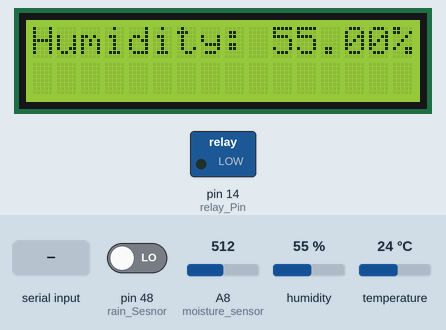
Bench run of a sketch on a simulated Arduino Mega 2560, built with avr-gcc and run on an emulated ATmega2560. Shown: 16×2 character LCD, switched loads named in the sketch (green lamp = pin HIGH). The inputs (shaded band) are chosen by the test bench; at power-on: humidity 55 %, A8 (moisture_sensor) = 512, temperature 24 °C, pin 48 (rain_Sesnor) LOW. What the sketch prints to the serial monitor is not drawn.

Above: at 4.7 s.
4.8 s: "1" received over Serial
At 24.5 s:
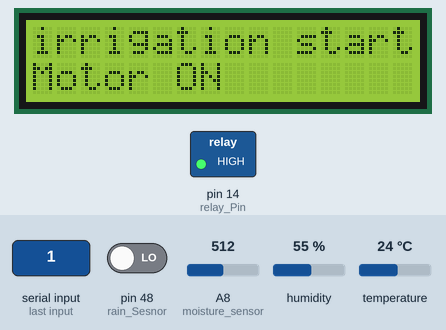
25.2 s: humidity set to 22 %
At 29.4 s:
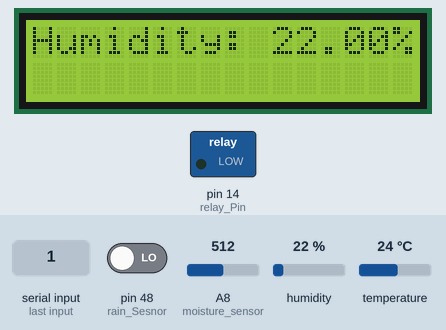
30.2 s: A8 (moisture_sensor) set to 716
At 39.8 s:
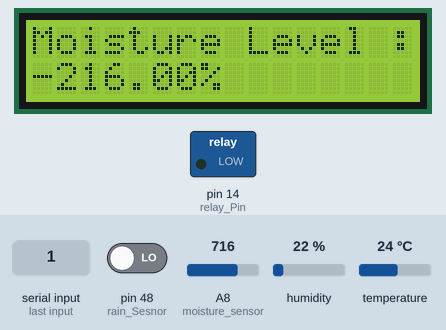
50.3 s: temperature set to 12 °C
At 59.7 s:
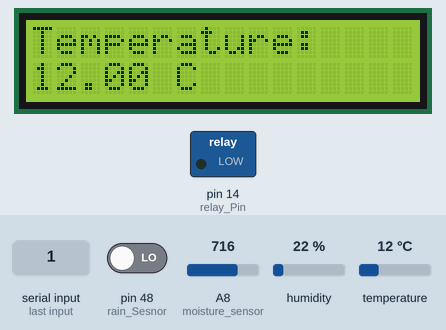
65.4 s: humidity set to 40 %
At 79.6 s:
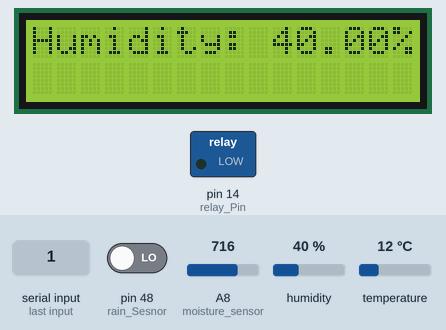
Timing chart, 0 to 81.1 s (numbered marks = the images above; inputs shaded):
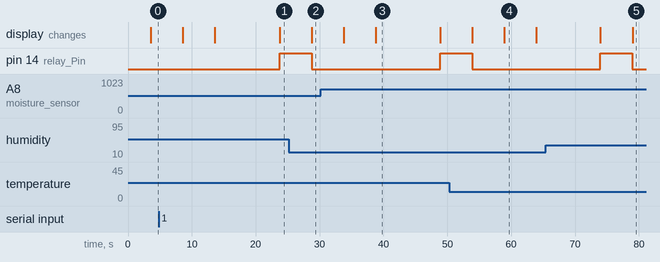

Measured:
- after the input at 4.8 s, pin 14 (relay_Pin): LOW → HIGH after 19.0 s; the display: first differs from a run without the input after 19.0 s (image 1)
- after the input at 25.2 s, the display: changes after 3.6 s (image 2)
- what the display in image 3 shows lasts 10.1 s, from 38.8 s to 48.9 s
- what the display in image 4 shows lasts 5.0 s, from 58.9 s to 63.9 s

The sketch:

main-mega.ino
```cpp
#include <LiquidCrystal.h>
#include "DHT.h"
#include <ArduinoJson.h>

LiquidCrystal lcd(8, 9, 4, 5, 6, 7);
//constants
const String serial_number = "txt-tdt";
const int relay_Pin = 14;
const int DHT11_Sesnor = 52;
const int rain_Sesnor = 48;
const int low_threshold = 35;
const int high_threshold = 80;

const int moisture_sensor = A8;

const int AirValue = 510;  // This is the value of your sensor when you place it in the open air
const int WaterValue = 415;

//variables
int irrigationAction = -1, wait_for=100;
float humudity_value, temprature_value, moisture_sensor_value, rain_sensor_value, percent = 0;


#define DHTTYPE DHT11
DHT dht(DHT11_Sesnor, DHTTYPE);

void setup() {
  Serial.begin(9600);
  pinMode(relay_Pin, OUTPUT);
  digitalWrite(relay_Pin, LOW);
  lcd.begin(16, 2);
  lcd.print("SMART IRRIGATION");
  lcd.setCursor(5, 1);
  lcd.print("SYSTEM");
  dht.begin();
  delay(3500);
  lcd.clear();
}
void loop() {

  readDTH11_Sesnor();
  moisture_level_detected();

  //Wait for a trigger command from the receiver Arduino

  while (!Serial.available() && wait_for) {
    delay(100);
    wait_for--;
  }


  // Construct the JSON payload
  DynamicJsonDocument jsonDoc(1024);
  jsonDoc["moisture"]["reading"] = percent;
  jsonDoc["temperature"]["reading"] = temprature_value;
  jsonDoc["humidity"]["reading"] = humudity_value;
  jsonDoc["serial_number"] = serial_number;

  String payload;
  serializeJson(jsonDoc, payload);
  Serial.println(payload);

  String payload2;
  deserializeJson(jsonDoc, payload2);
  JsonObject root = jsonDoc.as<JsonObject>();
  Serial.print(payload2);


  rain_sensor_value = digitalRead(rain_Sesnor);
  water_motor_start();
  digitalWrite(relay_Pin, LOW);


  //after sending the json payload it must wait
  //till the response of irrigation action is sent back from the server
  //the implementation of this code goes here
}


void readDTH11_Sesnor() {

  // Reading temperature or humidity takes about 250 milliseconds!
  // Sensor readings may also be up to 2 seconds 'old' (its a very slow sensor)
  // Read humidity value as a percentage
  humudity_value = dht.readHumidity();
  // Read temperature as Celsius (the default)
  temprature_value = dht.readTemperature();

  // Check if any reads failed and exit early (to try again).
  if (isnan(humudity_value) || isnan(temprature_value)) {
    lcd.print(("DHT sensor ERROR!"));
    return;
  }

  lcd.clear();
  lcd.print("Humidity: ");
  // lcd.setCursor(0, 2);
  lcd.print(humudity_value);
  lcd.print("%");
  delay(5000);
  lcd.clear();
  lcd.print("Temperature: ");
  lcd.setCursor(0, 2);
  lcd.print(temprature_value);
  lcd.print(" C");
  delay(5000);
}

void moisture_level_detected() {

  moisture_sensor_value = analogRead(moisture_sensor);
  percent = map(moisture_sensor_value, AirValue, WaterValue, 0, 100);
  // Check if any reads failed and exit early (to try again).
  // if (isnan(moisture_sensor_value) {
  //   lcd.print(("Moisture sensor ERROR!"));
  //   return;
  // }
  lcd.clear();
  lcd.print("Moisture Level :");
  lcd.setCursor(0, 1);
  lcd.print(percent);
  lcd.print("%");
  delay(5000);
}

void water_motor_start() {
  ///the irrigation action code goes over here
  delay(5000);
  digitalWrite(relay_Pin, HIGH);
  lcd.clear();
  lcd.print("irrigation started");
  lcd.setCursor(0, 2);
  lcd.print("Motor ON");
  delay(5000);
}
```
